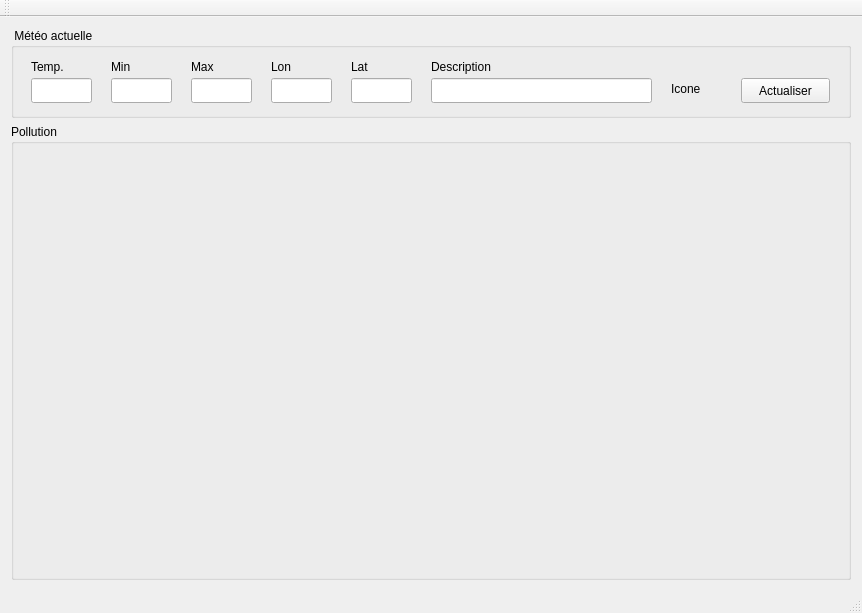
<?xml version="1.0" encoding="UTF-8"?>
<ui version="4.0">
 <class>TP5_WeatherStationClass</class>
 <widget class="QMainWindow" name="TP5_WeatherStationClass">
  <property name="geometry">
   <rect>
    <x>0</x>
    <y>0</y>
    <width>860</width>
    <height>613</height>
   </rect>
  </property>
  <property name="windowTitle">
   <string>TP5_WeatherStation</string>
  </property>
  <widget class="QWidget" name="centralWidget">
   <layout class="QVBoxLayout" name="verticalLayout">
    <item>
     <widget class="QGroupBox" name="groupBox_weather">
      <property name="minimumSize">
       <size>
        <width>840</width>
        <height>90</height>
       </size>
      </property>
      <property name="maximumSize">
       <size>
        <width>16777215</width>
        <height>90</height>
       </size>
      </property>
      <property name="title">
       <string> Météo actuelle</string>
      </property>
      <widget class="QPushButton" name="pushButton_weather_request">
       <property name="geometry">
        <rect>
         <x>730</x>
         <y>50</y>
         <width>89</width>
         <height>25</height>
        </rect>
       </property>
       <property name="text">
        <string>Actualiser</string>
       </property>
      </widget>
      <widget class="QLabel" name="label">
       <property name="geometry">
        <rect>
         <x>20</x>
         <y>30</y>
         <width>67</width>
         <height>17</height>
        </rect>
       </property>
       <property name="text">
        <string>Temp.</string>
       </property>
      </widget>
      <widget class="QLabel" name="label_2">
       <property name="geometry">
        <rect>
         <x>340</x>
         <y>30</y>
         <width>67</width>
         <height>17</height>
        </rect>
       </property>
       <property name="text">
        <string>Lat</string>
       </property>
      </widget>
      <widget class="QLabel" name="label_5">
       <property name="geometry">
        <rect>
         <x>100</x>
         <y>30</y>
         <width>67</width>
         <height>17</height>
        </rect>
       </property>
       <property name="text">
        <string>Min</string>
       </property>
      </widget>
      <widget class="QLabel" name="label_6">
       <property name="geometry">
        <rect>
         <x>180</x>
         <y>30</y>
         <width>67</width>
         <height>17</height>
        </rect>
       </property>
       <property name="text">
        <string>Max</string>
       </property>
      </widget>
      <widget class="QLabel" name="label_7">
       <property name="geometry">
        <rect>
         <x>420</x>
         <y>30</y>
         <width>91</width>
         <height>17</height>
        </rect>
       </property>
       <property name="text">
        <string>Description</string>
       </property>
      </widget>
      <widget class="QLineEdit" name="lineEdit_lat">
       <property name="geometry">
        <rect>
         <x>340</x>
         <y>50</y>
         <width>61</width>
         <height>25</height>
        </rect>
       </property>
      </widget>
      <widget class="QLineEdit" name="lineEdit_temp_min">
       <property name="geometry">
        <rect>
         <x>100</x>
         <y>50</y>
         <width>61</width>
         <height>25</height>
        </rect>
       </property>
      </widget>
      <widget class="QLineEdit" name="lineEdit_temp_max">
       <property name="geometry">
        <rect>
         <x>180</x>
         <y>50</y>
         <width>61</width>
         <height>25</height>
        </rect>
       </property>
      </widget>
      <widget class="QLineEdit" name="lineEdit_description">
       <property name="geometry">
        <rect>
         <x>420</x>
         <y>50</y>
         <width>221</width>
         <height>25</height>
        </rect>
       </property>
      </widget>
      <widget class="QLabel" name="label_8">
       <property name="geometry">
        <rect>
         <x>660</x>
         <y>40</y>
         <width>51</width>
         <height>41</height>
        </rect>
       </property>
       <property name="text">
        <string>Icone</string>
       </property>
      </widget>
      <widget class="QLineEdit" name="lineEdit_temp">
       <property name="geometry">
        <rect>
         <x>20</x>
         <y>50</y>
         <width>61</width>
         <height>25</height>
        </rect>
       </property>
      </widget>
      <widget class="QLabel" name="label_3">
       <property name="geometry">
        <rect>
         <x>260</x>
         <y>30</y>
         <width>67</width>
         <height>17</height>
        </rect>
       </property>
       <property name="text">
        <string>Lon</string>
       </property>
      </widget>
      <widget class="QLineEdit" name="lineEdit_lon">
       <property name="geometry">
        <rect>
         <x>260</x>
         <y>50</y>
         <width>61</width>
         <height>25</height>
        </rect>
       </property>
      </widget>
     </widget>
    </item>
    <item>
     <widget class="QGroupBox" name="groupBox_pollution">
      <property name="sizePolicy">
       <sizepolicy hsizetype="Preferred" vsizetype="Preferred">
        <horstretch>0</horstretch>
        <verstretch>0</verstretch>
       </sizepolicy>
      </property>
      <property name="minimumSize">
       <size>
        <width>0</width>
        <height>300</height>
       </size>
      </property>
      <property name="title">
       <string>Pollution</string>
      </property>
     </widget>
    </item>
   </layout>
  </widget>
  <widget class="QMenuBar" name="menuBar">
   <property name="geometry">
    <rect>
     <x>0</x>
     <y>0</y>
     <width>860</width>
     <height>22</height>
    </rect>
   </property>
  </widget>
  <widget class="QToolBar" name="mainToolBar">
   <attribute name="toolBarArea">
    <enum>TopToolBarArea</enum>
   </attribute>
   <attribute name="toolBarBreak">
    <bool>false</bool>
   </attribute>
  </widget>
  <widget class="QStatusBar" name="statusBar"/>
 </widget>
 <layoutdefault spacing="6" margin="11"/>
 <resources/>
 <connections/>
</ui>
